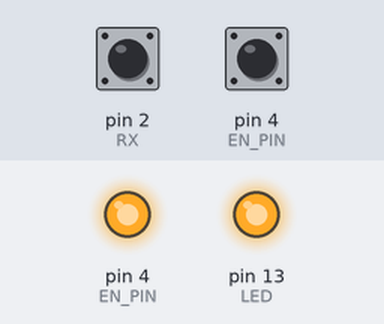
Recording of a sketch running on a simulated Arduino Uno, built with avr-gcc and run on an emulated ATmega328P. Parts: output pins drawn as LEDs (lit = HIGH). The inputs (shaded band) are chosen by the test bench; at power-on: pin 4 (EN_PIN) HIGH, pin 2 (RX) HIGH. What the sketch prints to the serial monitor is not drawn.

Above: at 0.1 s.
At 5.7 s:
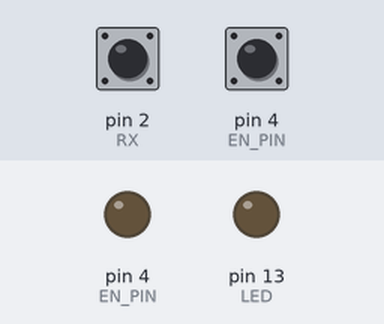
5.8 s: pin 4 (EN_PIN) pulled LOW for 1 s
At 7.0 s:
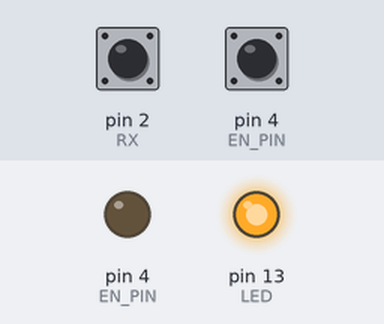
Timing chart, 0 to 8.8 s (numbered marks = the images above; inputs shaded):
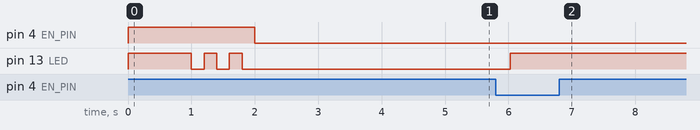

The sketch:

CelestronRemote.ino
```cpp
//Code to allow microcontroller to control Celestron arm

/*******************************************************************************/

#define RX 2 //Data coming to board from Celestron
#define TX 3 //Data coming from Celestron to board.

/******** IMPORTANT ********/
//TX and RX are electrically connected within the Celestron arm
//When one is in use, the other pin needs to be put into high-impedance (usually input mode does this)

#define EN_PIN 4 //Additional line that both Celestron and the board pull down when they are sending data over the TX/RX line
#define LED 13 //LED pin

#define BITTIME 50 //Time to transmit a bit, in microseconds, Teensy version
//#define BITTIME 45 //Time to transmit a bit, in microseconds, Arduino version
                   //This should really be closer to 50 uSec, but the transmission execution time on a 16MHz Arduino chews up ~5 uSec

/******** IMPORTANT ********/
//If Serial seems to be breaking, adjust BITTIIME. The communication expects to run at 19200 baud, and depending on your microcontroller
//the time required to initiate a transition may eat into the ~50 uSec needed for each pulse

/*******************************************************************************/

//Axis Command Constants
//These define several concepts used in sending commands to and from the Celestron's altitude and azimuth axes

#define POS '%' //37 - rotationally, defined as counterclockwise
#define NEG '$' //36 - rotationally, defined as clockwise
#define AZM 16
#define ALT 17
#define RIGHT NEG + (2*AZM) //68 - Right is a negative azimuth movement
#define LEFT POS + (2*AZM) //69 - Left is a positive azimuth movement
#define UP NEG + (2*ALT) //70 - Up is a negative altitude movement
#define DOWN POS + (2*ALT) //71 - Down is a positive azimuth movement

/*******************************************************************************/

#define BUFLEN 64
#define CHARBUFLEN 10

char msgBuf[BUFLEN];
unsigned char charBuf[CHARBUFLEN];

void setup()
{
  Serial.begin(250000);
  Serial.println("Serial Initialized!");

  pinMode(EN_PIN, OUTPUT);
  pinMode(TX, OUTPUT);
  pinMode(RX, INPUT_PULLUP);
  pinMode(LED, OUTPUT);

  digitalWrite(EN_PIN, HIGH);
  digitalWrite(TX, HIGH);
  digitalWrite(LED, HIGH);
  delay(1000);
  digitalWrite(LED,LOW);
  delay(200);
  digitalWrite(LED, HIGH);
  delay(200);
  digitalWrite(LED,LOW);
  delay(200);
  digitalWrite(LED, HIGH);
  delay(200);
  digitalWrite(LED,LOW);
  delay(200);

/*******************************************************************************/
//Initialization code above this line is required for proper startup
//Code below is optional

  celestronMoveCmd(UP,9);
  delay(2000);
  celestronStopCmd();
}

void loop() // run over and over
{
  celestronMoveCmd(RIGHT,9);
  delay(1000);
  celestronStopCmd();
  celestronPosCmd(AZM);
  celestronPosCmd(AZM);
  celestronPosCmd(AZM);
  celestronPosCmd(AZM);
  celestronPosCmd(AZM);
  delay(3000);
}

void beginCmd(){ //Reconfigure pins to prepare to transmit
  pinMode(EN_PIN, OUTPUT);
  pinMode(TX, OUTPUT);
  digitalWrite(EN_PIN,LOW);
  digitalWrite(TX, HIGH);
}

void endCmd(){
  pinMode(EN_PIN, INPUT_PULLUP); //Hi-Z pin, but pull up - EN is normally high and only pulled low when receiving (Celestron pulls low) or transmitting
  pinMode(TX, INPUT_PULLUP); //Hi-Z pin, but pull up - Same as above
}

void celestronWrite(char c){

  //To begin sending a character, send one low bit

  digitalWrite(TX, LOW);
  delayMicroseconds(BITTIME);

  //Send each bit in the character one at a time, starting with the LSB

  for(int i = 0; i < 8; i++){
    digitalWrite(TX,c & 0b1); //Mask to set pin to value of LSB
    c = c >> 1; //Move to next LSB
    delayMicroseconds(BITTIME);
  }

  //Send a high bit to end the character

  digitalWrite(TX, HIGH);
  delayMicroseconds(BITTIME);

  //Character looks like this: 0XXXXXXXX1
}

void celestronMoveCmd(char dir, int spd){
  char axis = (dir - NEG) / 2; //convert direction to axis variable
  char realdir = dir - (2 *axis); //convert "direction" constant to actual value needed by Celestron

  unsigned char lastChar = 239 - (realdir + axis + spd); //Weird checksum character; command won't be accepted without it

//This is the list of characters used in a movement command - please don't touch

  beginCmd();
  celestronWrite(';');
  celestronWrite(4);
  celestronWrite('\r');
  celestronWrite(axis);
  celestronWrite(realdir);
  celestronWrite(spd);
  celestronWrite(lastChar);
  endCmd();

}

void celestronPosCmd(char axis){
  unsigned char lastChar = 239 - axis; //Weird checksum character; command won't be accepted without it

//This is the list of characters to trigger a position query on the axis specified by "axis" - please don't touch

  beginCmd();
  celestronWrite(';');
  celestronWrite(3);
  celestronWrite('\r');
  celestronWrite(axis);
  celestronWrite(1);
  celestronWrite(lastChar);
  endCmd();

  delayWhileReading(20); //Spend 20 milliseconds paused while reading back the queried position
}

void celestronStopCmd(){ //Stop motion in both axes and wait 500 mSec for them to come to a halt
  celestronMoveCmd(LEFT,0);
  celestronMoveCmd(UP,0);
  delay(500);
}

void delayWhileReading(long msToDelay){
  int bufIndex = 0;

  digitalWrite(LED, HIGH);
  unsigned long startTime = micros();

  bool incomingMsg = 0;
  bool lastState = 0;

  while(micros() - startTime < msToDelay * 1000){ //While time elapsed since start of function is less than prescribed time

    if(digitalRead(EN_PIN) == LOW){ //Look to see if EN_PIN is low, as that means a message is incoming
      //digitalWrite(LED, LOW);
      incomingMsg = 1;
    }else{
      //digitalWrite(LED, HIGH);
      incomingMsg = 0;
    }

    if(incomingMsg){
      if(digitalRead(RX) != lastState){
        lastState = !lastState;
        bufIndex++;
      }

      if(bufIndex < BUFLEN){
        if(lastState) msgBuf[bufIndex] ++;
        else msgBuf[bufIndex] --;

        if((lastState && msgBuf[bufIndex] >= 100) || (msgBuf[bufIndex] <= -100)) bufIndex++;
      }
    }

    delayMicroseconds(30); //Arduino: 7 uSec with LEDs, 11 uSec without works pretty well
  }
  //digitalWrite(LED, LOW);

//This next part is stupidly complicated and I can't quite explain how it works in the time I have right now
//It takes msgBuf and tries to parse out a series of times spent high/low into a string of characters

  int N = -1;
  int c = 0;
  bool isActive = 0;
  unsigned char workingChar = 0;

  //iterate over msgBuf
  for(int i = 0; i < BUFLEN; i++){
    msgBuf[i] = msgBuf[i]/2; //two or three samples are taken for each bit low or high; this condenses them


    if(msgBuf[i] < 0){
      for(int j = msgBuf[i]; j < 0; j++){
        Serial.print('0');
        if(!isActive){
          isActive = 1;
        }

        N++;
        workingChar = workingChar >> 1;
        if(N == 8){ //Done building a character
          N = -1;
          charBuf[c] = workingChar;
          c++;
          isActive = 0;
        }
      }
    }else if(msgBuf[i] > 0){
      for(int j = 0; j < msgBuf[i]; j++){
        Serial.print('1');

        if(isActive){
          N++;
          workingChar = (workingChar >> 1) | 0b10000000;
          if(N == 8){
            Serial.println();
            N = -1;
            charBuf[c] = workingChar;
            c++;
            isActive = 0;
          }
        }
      }
    }
  }

  for(int i = 0; i < BUFLEN; i++){
    msgBuf[i]=0; //Clear buffer
  }

  printAndClearCharBuf();
  Serial.println();
  delay(5);
}

void printAndClearCharBuf(){
  ///// Print and clear charBuf

  for(int i = 0; i < CHARBUFLEN; i++){
    Serial.print(charBuf[i],DEC);
    Serial.print('\t');
    charBuf[i] = 0; //Clear buffer
  }

  /////
}
```
